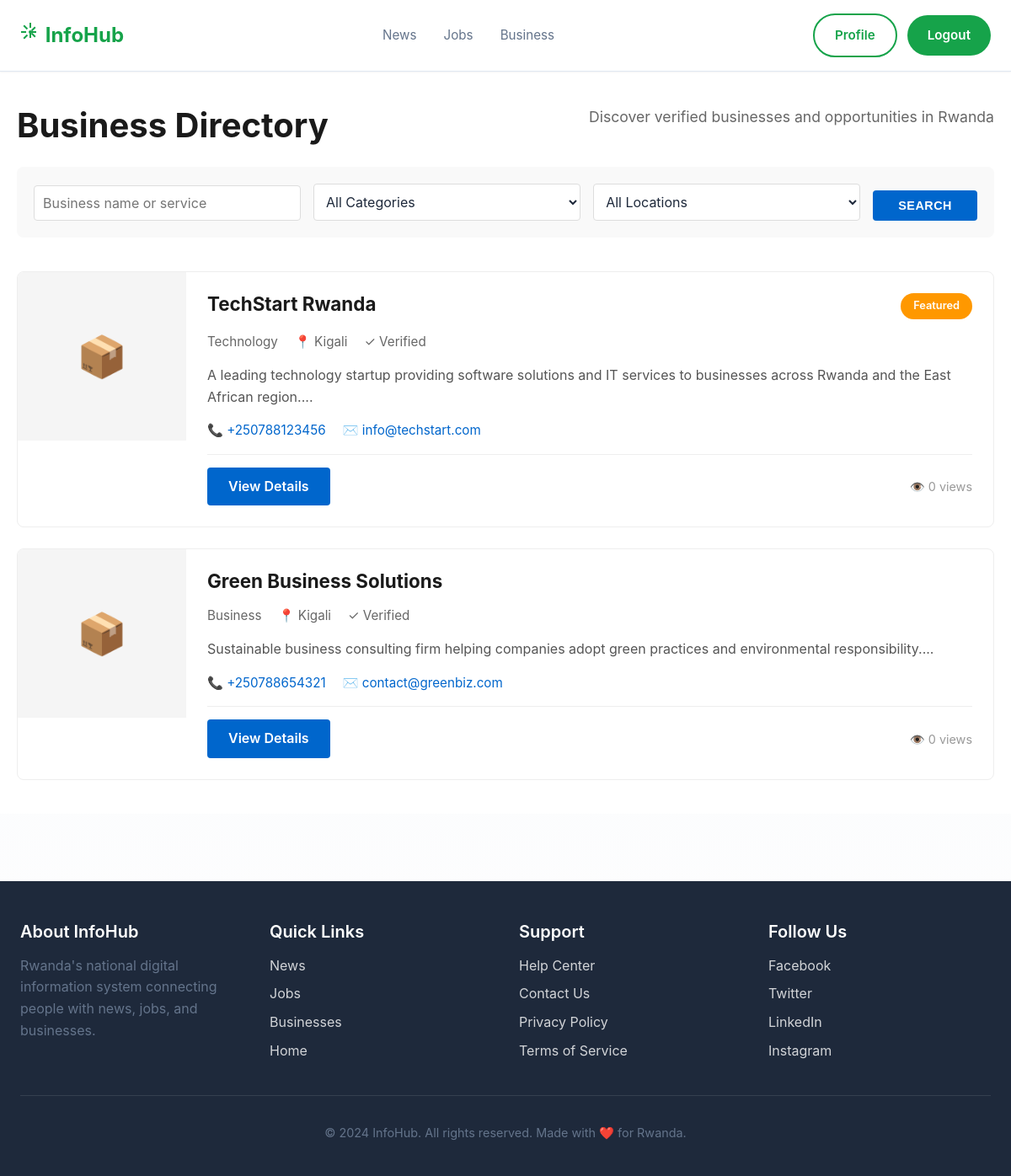
The app's page /business (signed in) with its own data.
### tables this page shows
CREATE TABLE IF NOT EXISTS businesses (
  id INT UNSIGNED AUTO_INCREMENT PRIMARY KEY,
  name VARCHAR(255) NOT NULL,
  slug VARCHAR(255) NOT NULL UNIQUE,
  description LONGTEXT,
  owner_id INT UNSIGNED NOT NULL,
  email VARCHAR(255),
  phone VARCHAR(20),
  website VARCHAR(255),
  logo VARCHAR(255),
  cover_image VARCHAR(255),
  category_id INT UNSIGNED,
  location VARCHAR(255),
  coordinates JSON,
  subscription_level ENUM('free', 'premium', 'verified') DEFAULT 'free',
  verification_status ENUM('pending', 'verified', 'rejected') DEFAULT 'pending',
  verified_at TIMESTAMP NULL,
  verified_by INT UNSIGNED,
  is_featured BOOLEAN DEFAULT FALSE,
  is_active BOOLEAN DEFAULT TRUE,
  views INT DEFAULT 0,
  rating DECIMAL(3,2) DEFAULT 0,
  rating_count INT DEFAULT 0,
  business_hours JSON,
  social_links JSON,
  created_at TIMESTAMP DEFAULT CURRENT_TIMESTAMP,
  updated_at TIMESTAMP DEFAULT CURRENT_TIMESTAMP ON UPDATE CURRENT_TIMESTAMP,
  FOREIGN KEY (owner_id) REFERENCES users(id),
  FOREIGN KEY (verified_by) REFERENCES users(id),
  FOREIGN KEY (category_id) REFERENCES categories(id),
  INDEX idx_slug (slug),
  INDEX idx_verification_status (verification_status),
  INDEX idx_owner_id (owner_id),
  INDEX idx_featured (is_featured),
  FULLTEXT INDEX idx_business_search (name, description)
);

CREATE TABLE IF NOT EXISTS categories (
  id INT UNSIGNED AUTO_INCREMENT PRIMARY KEY,
  name VARCHAR(100) NOT NULL,
  slug VARCHAR(100) NOT NULL UNIQUE,
  description TEXT,
  icon VARCHAR(50),
  image VARCHAR(255),
  parent_id INT UNSIGNED,
  is_active BOOLEAN DEFAULT TRUE,
  sort_order INT DEFAULT 0,
  created_at TIMESTAMP DEFAULT CURRENT_TIMESTAMP,
  updated_at TIMESTAMP DEFAULT CURRENT_TIMESTAMP ON UPDATE CURRENT_TIMESTAMP,
  FOREIGN KEY (parent_id) REFERENCES categories(id),
  INDEX idx_slug (slug),
  INDEX idx_is_active (is_active),
  INDEX idx_parent_id (parent_id)
);

### core/Controller.php (called while the page is built, shortened)
<?php
class Controller {
    protected function view($view, $data = []) {
        extract($data);
        require_once __DIR__ . '/../app/views/' . $view . '.php';
    }
}

### app/controllers/BusinessController.php (called while the page is built, shortened)
<?php
class BusinessController extends Controller {
    public function index($page = 1) {
        require_once ROOT_PATH . '/app/models/Business.php';
        $businessModel = new Business();
        $limit = 12;
        $offset = ($page - 1) * $limit;
        $businesses = $businessModel->getVerified($limit, $offset);
        $totalBusinesses = $businessModel->count('verification_status', 'verified');
        $totalPages = ceil($totalBusinesses / $limit);
        $this->view('business/index', [
            'businesses' => $businesses,
            'page' => $page,
            'totalPages' => $totalPages,
            'page_title' => 'Businesses | InfoHub',
            'user' => $this->user
        ]);
    }
}

### core/Router.php (called while the page is built, shortened)
<?php
class Router {
    private $routes = [];
    public function route($path, $controller, $method = 'GET') {
        $this->routes[] = [
            'path' => $path,
            'controller' => $controller,
            'method' => $method,
            'pattern' => $this->pathToRegex($path)
        ];
    }
    public function dispatch($url, $method = 'GET') {
        $url = parse_url($url, PHP_URL_PATH);
        $url = str_replace('/infohub', '', $url);
        $url = trim($url, '/');
        foreach ($this->routes as $route) {
            if ($route['method'] === $method && preg_match($route['pattern'], $url, $matches)) {
                return $this->executeRoute($route, $matches);
            }
        }
        exit;
    }
    private function pathToRegex($path) {
        $pattern = preg_replace('/\{([^\}]+)\}/', '([^/]+)', $path);
        return '/^' . str_replace('/', '\/', $pattern) . '$/';
    }
    private function executeRoute($route, $matches) {
        list($controller, $method) = explode('@', $route['controller']);
        $obj = new $controllerClass();
        array_shift($matches);
        call_user_func_array([$obj, $method], $matches);
    }
}

### index.php (called while the page is built, shortened)
<?php
require_once ROOT_PATH . '/config/database.php';
require_once ROOT_PATH . '/core/Database.php';
require_once ROOT_PATH . '/core/Controller.php';
require_once ROOT_PATH . '/core/Model.php';
require_once ROOT_PATH . '/core/Router.php';
$router = new Router();
$router->route('auth/register', 'AuthController@register', 'GET');
$router->route('auth/register', 'AuthController@handleRegister', 'POST');
$router->route('auth/login', 'AuthController@login', 'GET');
$router->route('auth/login', 'AuthController@handleLogin', 'POST');
$router->route('auth/logout', 'AuthController@logout', 'GET');
$router->route('auth/google/login', 'AuthController@googleLogin', 'GET');
$router->route('auth/google/callback', 'AuthController@googleCallback', 'GET');
$router->route('auth/forgot-password', 'AuthController@forgotPassword', 'GET');
$router->route('auth/forgot-password', 'AuthController@handleForgotPassword', 'POST');
$router->route('auth/reset-password', 'AuthController@resetPassword', 'GET');
$router->route('auth/reset-password', 'AuthController@handleResetPassword', 'POST');
$router->route('', 'HomeController@index', 'GET');
$router->route('home', 'HomeController@index', 'GET');
$router->route('news', 'NewsController@index', 'GET');
$router->route('news/{slug}', 'NewsController@show', 'GET');
$router->route('news/category/{slug}', 'NewsController@category', 'GET');
$router->route('news/search', 'NewsController@search', 'GET');
$router->route('news/newsletter', 'NewsController@newsletter', 'POST');
$router->route('news/trending', 'NewsController@trending', 'GET');
$router->route('news/featured', 'NewsController@featured', 'GET');
$router->route('news/bookmark/{id}', 'NewsController@bookmark', 'POST');
$router->route('news/bookmarks', 'NewsController@bookmarks', 'GET');
$router->route('news/recommendations', 'NewsController@recommendations', 'GET');
$router->route('admin/posts', 'Admin/PostsController@index', 'GET');
$router->route('admin/posts/create', 'Admin/PostsController@create', 'GET');
$router->route('admin/posts/store', 'Admin/PostsController@store', 'POST');
$router->route('admin/posts/{id}/edit', 'Admin/PostsController@edit', 'GET');
$router->route('admin/posts/{id}/update', 'Admin/PostsController@update', 'POST');
$router->route('admin/posts/{id}/delete', 'Admin/PostsController@delete', 'POST');
$router->route('jobs', 'JobsController@index', 'GET');
$router->route('jobs/{slug}', 'JobsController@show', 'GET');
$router->route('jobs/{id}/apply', 'JobsController@applyForm', 'GET');
$router->route('jobs/apply', 'JobsController@apply', 'POST');
$router->route('employer/jobs', 'EmployerController@jobs', 'GET');
$router->route('employer/jobs/create', 'EmployerController@createJob', 'GET');
$router->route('employer/jobs/create', 'EmployerController@storeJob', 'POST');
$router->route('employer/jobs/{id}/edit', 'EmployerController@editJob', 'GET');
$router->route('employer/jobs/{id}/update', 'EmployerController@updateJob', 'POST');
$router->route('employer/jobs/{id}/applications', 'EmployerController@applications', 'GET');
$router->route('business', 'BusinessController@index', 'GET');
$router->route('business/{slug}', 'BusinessController@show', 'GET');
$router->route('business-owner/dashboard', 'BusinessOwnerController@dashboard', 'GET');
$router->route('business-owner/profile', 'BusinessOwnerController@profile', 'GET');
$router->route('business-owner/profile/update', 'BusinessOwnerController@updateProfile', 'POST');
$router->route('admin', 'Admin/DashboardController@index', 'GET');
$router->route('admin/dashboard', 'Admin/DashboardController@index', 'GET');
$router->route('admin/users', 'Admin/UsersController@index', 'GET');
$router->route('admin/users/{id}', 'Admin/UsersController@show', 'GET');
$router->route('admin/users/{id}/edit', 'Admin/UsersController@edit', 'POST');
$router->route('admin/users/{id}/delete', 'Admin/UsersController@delete', 'POST');
$router->route('admin/logs', 'Admin/LogsController@index', 'GET');
$router->route('admin/logs/activity', 'Admin/LogsController@activity', 'GET');
$router->route('admin/logs/auth', 'Admin/LogsController@auth', 'GET');
$router->route('admin/logs/errors', 'Admin/LogsController@errors', 'GET');
$router->route('admin/businesses', 'Admin/BusinessController@index', 'GET');
$router->route('admin/businesses/{id}/verify', 'Admin/BusinessController@verify', 'POST');
$router->route('sitemap.xml', 'SeoController@sitemap', 'GET');
$router->route('robots.txt', 'SeoController@robots', 'GET');
$router->route('profile', 'ProfileController@show', 'GET');
$router->route('profile/edit', 'ProfileController@edit', 'GET');
$router->route('profile/edit/personal', 'ProfileController@editPersonal', 'GET');
$router->route('profile/edit/professional', 'ProfileController@editProfessional', 'GET');
$router->route('profile/edit/security', 'ProfileController@editSecurity', 'GET');
$router->route('profile/edit/account', 'ProfileController@editAccount', 'GET');
$router->route('profile/update', 'ProfileController@update', 'POST');
$router->route('profile/delete', 'ProfileController@delete', 'GET');
$router->route('profile/delete', 'ProfileController@delete', 'POST');
$method = $_SERVER['REQUEST_METHOD'];
$url = $_SERVER['REQUEST_URI'];
try {
    $router->dispatch($url, $method);
} catch (Exception $e) {
    Logger::logError('Router Error', $e->getMessage(), $e->getFile(), $e->getLine());
    http_response_code(500);
    die('An error occurred. Please try again later.');
}

### core/Database.php (called while the page is built, shortened)
<?php
class Database {
    private static $instance = null;
    private $connection;
    private $stmt;
    private $bindParams = [];
    private function __construct() {
        try {
            $this->connection = new mysqli(
                DB_HOST,
                DB_USER,
                DB_PASS,
                DB_NAME,
                DB_PORT
            );
            $this->connection->set_charset(DB_CHARSET);
        } catch (Exception $e) {
            error_log('Database Connection Error: ' . $e->getMessage());
            die('Database connection failed: ' . htmlspecialchars($e->getMessage()));
        }
    }
    public static function getInstance() {
        if (self::$instance === null) {
            self::$instance = new self();
        }
        return self::$instance;
    }
    public function prepare($query) {
        $this->stmt = $this->connection->prepare($query);
        $this->bindParams = [];
        return $this;
    }
    public function bind($type, &$value) {
        $this->bindParams[] = ['type' => $type, 'value' => &$value];
        return $this;
    }
    private function applyBindParams() {
        $types = '';
        $values = [];
        foreach ($this->bindParams as $param) {
            $types .= $param['type'];
            $values[] = &$param['value'];
        }
        call_user_func_array([$this->stmt, 'bind_param'], array_merge([$types], $values));
    }
    public function execute() {
        $this->applyBindParams();
        if (!$this->stmt->execute()) {
            error_log('Database Execute Error: ' . $this->stmt->error);
            throw new Exception('Query execution failed');
        }
        return $this;
    }
    public function resultSet() {
        $result = $this->stmt->get_result();
        $results = [];
        while ($row = $result->fetch_assoc()) {
            $results[] = $row;
        }
        return $results;
    }
}

### core/Model.php (called while the page is built, shortened)
<?php
class Model {
    public function __construct() {
        $this->db = Database::getInstance();
    }
}

### app/models/Business.php (called while the page is built, shortened)
<?php
require_once __DIR__ . '/../../core/Model.php';
class Business extends Model {
    protected $table = 'businesses';
    public function getVerified($limit = 10, $offset = 0) {
        $this->db->prepare("
            SELECT b.*, u.first_name, u.last_name, c.name as category_name
            FROM {$this->table} b
            LEFT JOIN users u ON b.owner_id = u.id
            LEFT JOIN categories c ON b.category_id = c.id
            WHERE b.verification_status = 'verified' AND b.is_active = 1
            ORDER BY b.is_featured DESC, b.created_at DESC
            LIMIT ? OFFSET ?
        ");
        $this->db->bind('i', $limit);
        $this->db->bind('i', $offset);
        $this->db->execute();
        return $this->db->resultSet();
    }
}

### app/views/business/index.php (the view, shortened to what this page needs)
<div class="business-container">
    <div class="business-header">
        <h1>Business Directory</h1>
        <p>Discover verified businesses and opportunities in Rwanda</p>
    </div>
    <div class="business-filters">
        <form method="GET" action="<?php echo APP_URL; ?>/business" class="filter-form">
            <div class="filter-group">
                <input type="text" name="search" placeholder="Business name or service"
                       value="<?php echo isset($_GET['search']) ? htmlspecialchars($_GET['search']) : ''; ?>">
            </div>
            <div class="filter-group">
                <select name="category">
                    <option value="">All Categories</option>
                </select>
            </div>
            <div class="filter-group">
                <select name="location">
                    <option value="">All Locations</option>
                </select>
            </div>
            <button type="submit" class="btn-search">Search</button>
        </form>
    </div>
    <div class="business-list">
        <?php if (!empty($businesses)): ?>
            <?php foreach ($businesses as $business): ?>
                <div class="business-card">
                    <div class="business-image">
                        <?php if (!empty($business['logo'])): ?>
                            <img src="<?php echo htmlspecialchars($business['logo']); ?>" alt="<?php echo htmlspecialchars($business['name']); ?>">
                        <?php else: ?>
                            <div class="no-image">📦</div>
                        <?php endif; ?>
                    </div>
                    <div class="business-info">
                        <div class="business-header">
                            <h2><?php echo htmlspecialchars($business['name']); ?></h2>
                            <?php if ($business['is_featured']): ?>
                                <span class="badge-featured">Featured</span>
                            <?php endif; ?>
                        </div>
                        <div class="business-meta">
                            <span class="category"><?php echo htmlspecialchars($business['category_name'] ?? 'General'); ?></span>
                            <span class="location">📍 <?php echo htmlspecialchars($business['location']); ?></span>
                            <span class="verified">✓ Verified</span>
                        </div>
                        <p class="business-description">
                            <?php echo htmlspecialchars(substr($business['description'], 0, 200) . '...'); ?>
                        </p>
                        <div class="business-contact">
                            <?php if (!empty($business['phone'])): ?>
                                <a href="tel:<?php echo htmlspecialchars($business['phone']); ?>" class="contact-link">
                                    📞 <?php echo htmlspecialchars($business['phone']); ?>
                                </a>
                            <?php endif; ?>
                            <?php if (!empty($business['email'])): ?>
                                <a href="mailto:<?php echo htmlspecialchars($business['email']); ?>" class="contact-link">
                                    ✉️ <?php echo htmlspecialchars($business['email']); ?>
                                </a>
                            <?php endif; ?>
                        </div>
                        <div class="business-footer">
                            <a href="<?php echo APP_URL; ?>/business/<?php echo htmlspecialchars($business['slug']); ?>" class="btn-view">View Details</a>
                            <span class="views">👁️ <?php echo intval($business['views']); ?> views</span>
                        </div>
                    </div>
                </div>
            <?php endforeach; ?>
        <?php else: ?>
            <div class="no-results">
                <p>No businesses found. Try adjusting your search filters.</p>
            </div>
        <?php endif; ?>
    </div>
</div>
<?php
include __DIR__ . '/../layouts/main.php';
?>

### records on screen
businesses: name "TechStart Rwanda", is_featured "Featured", category.name "Technology", location "Kigali", description "A leading technology startup providing software solutions and IT services to businesses across Rwanda and the East African region....", phone "+250788123456", email "info@techstart.com", views "0"
businesses: name "Green Business Solutions", category.name "Business", location "Kigali", description "Sustainable business consulting firm helping companies adopt green practices and environmental responsibility....", phone "+250788654321", email "contact@greenbiz.com", views "0"
